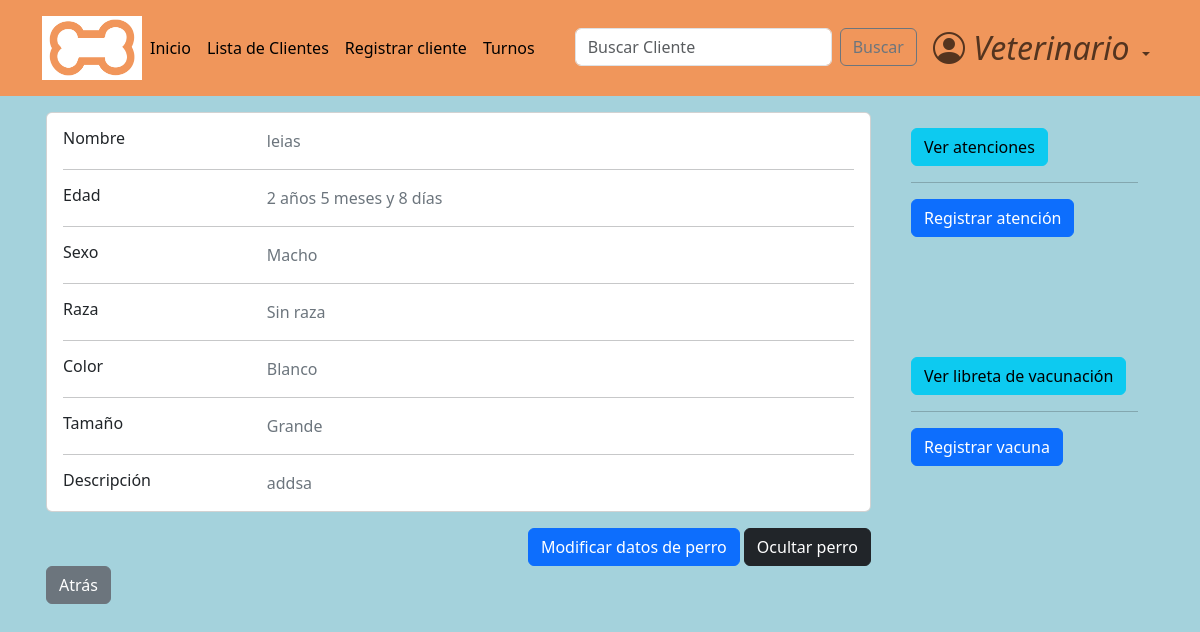
Screenshot of /dogs/dog_profile/3/2 (signed in) with the database file from the repository.
### dogs/models.py (models this page shows, shortened)
class Dog(models.Model):
    class Sex(models.TextChoices):
        macho = "Macho"
        hembra = "Hembra"
    class Breed(models.TextChoices):
        sin_raza = "Sin raza"
        coker = "Coker"
        pastor_aleman = "Pastor aleman"
        bulldog = "Bulldog"
        labrador = "Labrador"
        golden = "Golder"
        caniche = "Caniche"
        chihuahua = "Chihuahua"
        bulldog_frances = "Bulldog Frances"
        beagle = "Beagle"
        boxer = "Boxer"
        galgo = "Galgo"
        dalmata = "Dalmata"
        sharpei = "Shar pei"
    class Color(models.TextChoices):
        blanco = "Blanco"
        negro = "Negro"
        marron = "Marrón"
        blanco_y_negro = "Blanco y negro"
        otro = "Otro color"
    class Size(models.TextChoices):
        grande = "Grande"
        mediano = "Mediano"
        pequeño = "pequeño"
    name = models.CharField(
        max_length=30,
    )
    date_of_birth = models.DateField(
        null=True,
        validators=[MaxValueValidator(date.today, "La fecha de nacimiento del perro debe ser anterior a hoy")]
    )
    sex = models.CharField(
        max_length=10,
        choices=Sex.choices
    )
    breed = models.CharField(
        max_length=20,
        choices=Breed.choices
    )
    color = models.CharField(
        max_length=20,
        blank=True,
        choices=Color.choices,
        null=True,
    )
    size = models.CharField(
        max_length=10,
        null=True,
        blank=True,
        choices=Size.choices,
    )
    description = models.TextField(
        max_length=120,
        blank=True,
        null=True,
    )
    hidden = models.BooleanField(default=False)
    owner = models.ForeignKey(
        CustomUser,
        blank=True,
        on_delete=models.CASCADE,
        null=True
    )
    def calculate_age_year(self):
        today = date.today()
        return today.year - self.date_of_birth.year - ((today.month, today.day) < (self.date_of_birth.month, self.date_of_birth.day))
    def calculate_age_month(self):
        today = date.today()
        diff = relativedelta.relativedelta(today,self.date_of_birth)
        diff_in_months = diff.months + diff.years * 12
        years = self.calculate_age_year()
        return (diff_in_months - (12 * years))
    def calculate_age_days(self):
        today = date.today()
        diff = relativedelta.relativedelta(today,self.date_of_birth)
        return diff.days
    def calculate_age(self):
        f_años=self.calculate_age_year()
        f_meses=self.calculate_age_month()
        f_dias=self.calculate_age_days()
        if (f_años == 1):
            años= f"{f_años} año"
        else:
            años= f"{f_años} años"
        if (f_meses == 1):
            meses= f"{f_meses} mes"
        else:
            meses= f"{f_meses} meses"
        if (f_dias == 1):
            dias= f"{f_dias} día"
        else:
            dias= f"{f_dias} días"
        return años + " " + meses + " y " + dias

### dogs/views.py (the view)
# urls.py: path('dog_profile/<user_owner_id>/<dog_id>', views.dog_profile_view, name='dog_profile'),
@login_required
def dog_profile_view(request, dog_id, user_owner_id):
    dog = Dog.objects.get(pk=dog_id)
    user_owner = CustomUser.objects.get(pk=user_owner_id)
    context = {
        'dog': dog,
        'user_owner': user_owner,
    }
    return render(request, 'dog_profile.html', context)

### dogs/templates/dog_profile.html (shortened to what this page needs)
{% extends 'base.html' %}
{% block content %}
<head>
</head>
<main>
    <div class="container card-izq ">
        <div class="row row-1">
            <div class="col-md-9">
                <div class="card mb-3">
                    <div class="card-body">
                        <div class="row">
                            <div class="col-sm-3">
                            <h6 class="mb-0">Nombre</h6>
                        </div>
                        <div class="col-sm-9 text-secondary">
                            {{ dog.name }}
                        </div>
                    </div>
                    <hr>
                    <div class="row">
                        <div class="col-sm-3">
                            <h6 class="mb-0">Edad</h6>
                        </div>
                    <div class="col-sm-9 text-secondary">
                        {{ dog.calculate_age }}
                    </div>
                    </div>
                <hr>
                <div class="row">
                    <div class="col-sm-3">
                        <h6 class="mb-0">Sexo</h6>
                    </div>
                    <div class="col-sm-9 text-secondary">
                        {{ dog.sex }}
                    </div>
                </div>
                <hr>
                <div class="row">
                    <div class="col-sm-3">
                        <h6 class="mb-0">Raza</h6>
                    </div>
                    <div class="col-sm-9 text-secondary">
                        {{ dog.breed }}
                    </div>
                </div>
                <hr>
                <div class="row">
                    <div class="col-sm-3">
                        <h6 class="mb-0">Color</h6>
                    </div>
                    <div class="col-sm-9 text-secondary">
                        {{ dog.color }}
                    </div>
                </div>
                <hr>
                <div class="row">
                    <div class="col-sm-3">
                        <h6 class="mb-0">Tamaño</h6>
                    </div>
                    <div class="col-sm-9 text-secondary">
                        {{ dog.size }}
                    </div>
                </div>
                <hr>
                <div class="row">
                    <div class="col-sm-3">
                        <h6 class="mb-0">Descripción</h6>
                    </div>
                    <div class="col-sm-9 text-secondary">
                        {{ dog.description }}
                    </div>
                </div>
            </div>
        </div>
<div>
    <div class="text-right" >
        <a href="{% url 'dog_modification' dog_id=dog.id user_owner_id=user_owner.id %}" class="btn btn-primary">Modificar datos de perro</a>
        {% if user.is_veterinario %}
            {% if not dog.hidden %}
                <button type="button" class="btn btn-dark" data-bs-toggle="modal" data-bs-target="#hide_dog" id="hide_or_show_dog_button">
                    Ocultar perro
                </button>
            {% endif %}
        {% endif %}
    </div>
    <div class="text-left" >
        <a href="{% url 'profile' user_owner.id %}" class="btn btn-secondary">Atrás</a>
    </div>
    </div>
</div>
<div class="col-md-3">
    <div class="container card-izq " >
        {% if user.is_veterinario %}
        <a href="{% url 'attentions_list' dog_id=dog.id client_id=user_owner.id %}" class="btn btn-info">Ver atenciones</a>
        <hr>
        <a href="{% url 'attention_form' dog_id=dog.id client_id=user_owner.id %}" class="btn btn-primary">Registrar atención</a><br><br><br><br>
        {% endif %}
    </div>
    <div class="container card-izq " >
        <a href="{% url 'vaccinations' dog_id=dog.id client_id=user_owner.id %}" class="btn btn-info">Ver libreta de vacunación</a><br>
        {% if user.is_veterinario %}
        <hr>
        <a href="{% url 'vaccination_form' dog_id=dog.id client_id=user_owner.id %}" class="btn btn-primary">Registrar vacuna</a><br>
        {% endif %}
    </div>
</div>
</div>
</main>
{% endblock  %}

### pages/static/css/styles.css (style rules this page uses)
html { box-sizing: border-box; font-size: 16px; scroll-behavior: smooth; }
body { margin: 0; padding: 0; overflow-x: hidden; background-color: #a4d2dc; }
a { text-decoration: none; }
.card-izq { margin-bottom: 1rem; padding: 1rem; }
.row-1 { margin-bottom: 3rem; }

### dogs/templates/dog_profile.html (style rules this page uses)
.text-right { text-align: right; }
.text-left { text-align: left; }

### rows the page displays
Dog: name "leias", calculate_age "2 años 5 meses y 8 días", sex "Macho", breed "Sin raza", color "Blanco", size "Grande", description "addsa"
